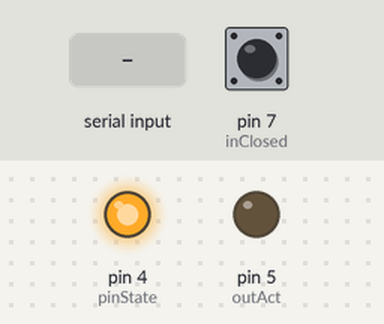
The sketch below on a simulated Arduino Leonardo, built with avr-gcc and run on an emulated ATmega32U4. On the bench: output pins drawn as LEDs (lit = HIGH). Dashed ring = blinking. Inputs (shaded band) come from the test bench; at power-on: pin 7 (inClosed) HIGH.

Above: at 3.2 s.
3.3 s: "Act\n" received over the second serial link
At 4.1 s:
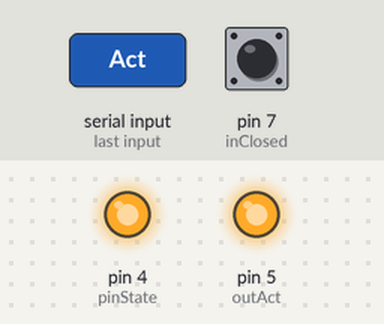
At 4.46 s:
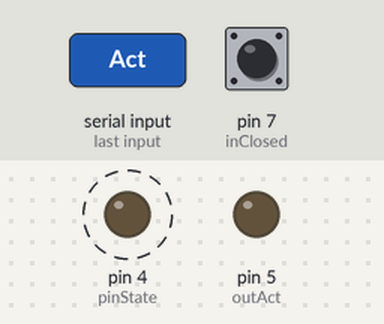
Timing chart, 0 to 6.3 s (numbered marks = the images above; inputs shaded):
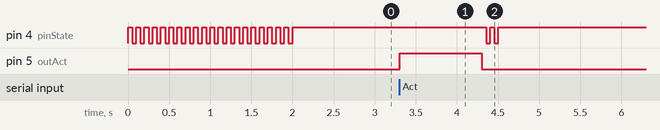

The sketch:

CtrlPorPri.ino
```cpp
#include <SPI.h>
//#include "nRF24L01.h"
//#include "RF24.h"
#include "printf.h"

//Primeira versao
/*23022017 - Retirado codigo de envio via interface nRF24L01 */
//RF24 radio(9, 10);


//const uint64_t pipe = 0xF0F0F0F0E1LL;

int inClosed = 7;
int inOpened = 6;
int outAct   = 5;
int pinState = 4;


/*struct
{
  int iOpened;
  int iClosed;
  int iOutAct;
}
Dados;*/


String inputString = "";
bool bIniciou = false;

void setup()
{
  pinMode(inClosed, INPUT_PULLUP);
  pinMode(inOpened, INPUT_PULLUP);
  pinMode(outAct, OUTPUT);
  pinMode(pinState,OUTPUT);

  attachInterrupt(digitalPinToInterrupt(inClosed), Action, CHANGE);
  attachInterrupt(digitalPinToInterrupt(inOpened), Action, CHANGE);
  digitalWrite(outAct, LOW);
  digitalWrite(pinState, LOW);
  /*radio.begin();
  radio.openReadingPipe(1, pipe);
  radio.startListening();*/
  Serial1.begin(9600);
  //Serial.begin(9600);
  //printf_begin();

  /*if (Serial)
    printf("Iniciando versao 1.0.0 \r\n");*/

  while (!Serial1);

  inputString.reserve(200);
  warning(20);
}

void loop()
{
  //Indicar inicialização
  if (!bIniciou)
  {
    bIniciou = true;
    digitalWrite(pinState, HIGH);
  }

  while (Serial1.available())
  {
    char inChar = (char)Serial1.read();
    if (inChar != '\n')
      inputString += inChar;

    if (inChar == '\n')
    {

      if (inputString == "Act")
      {

        /*if (Serial)
          printf("Comando de acionamento do portao recebido do linux...\r\n");*/
        AcionarPortao();
        warning(2);
        digitalWrite(pinState, HIGH);
        //Dados.iOutAct = 1;
        //radio.stopListening();
        //radio.openWritingPipe(pipe);
        //bool ok = radio.write(&Dados,sizeof(Dados));

        //if(!ok && Serial)
          //printf("Falhou envio...\r\n");

        //radio.openReadingPipe(1,pipe);
        //radio.startListening();
      }
      else if ( inputString == "Test"){
         Serial1.println("Testando Arduino Leonardo rodando controle automatico portão");
      }
      else if ( inputString == "version"){
        Serial1.println("version 1.0.0");
      }
      else if (inputString == "getState"){

      }


      inputString = "";
    }
  }
 /*if (radio.available())
  {

    if(Serial)
      printf("radio disponivel\r\n");
    bool done = false;
    while (!done)
    {
      done = radio.read(&Dados, sizeof(Dados));
      if(done)
      {
        if(Serial)
          printf("dados recebidos iOutAct: %d\r\n",Dados.iOutAct);

      }
    }
  }*/


}
void Action()
{

}

void AcionarPortao(){
   digitalWrite(outAct, HIGH);
   delay(1000);
   digitalWrite(outAct, LOW);
}

void warning(int pulses)
{
  for (int i=0;i<pulses;i++)
  {
   digitalWrite(pinState, HIGH);
   delay(50);
   digitalWrite(pinState, LOW);
   delay(50);
  }

}
```

printf.h
```cpp
// (licence header left out)
/**
 * @file printf.h
 *
 * Setup necessary to direct stdout to the Arduino Serial library, which
 * enables 'printf'
 */

#ifndef __PRINTF_H__
#define __PRINTF_H__

#ifdef ARDUINO

int serial_putc( char c, FILE * )
{
  Serial.write( c );

  return c;
}

void printf_begin(void)
{
  fdevopen( &serial_putc, 0 );
}

#else
#error This example is only for use on Arduino.
#endif // ARDUINO

#endif // __PRINTF_H__
```

Measured:
- after the input at 3.3 s, pin 4 (pinState): alternates HIGH for 0.05 s and LOW for 0.05 s, 4 changes in all, then stays HIGH, starting after 1.1 s; pin 5 (outAct): LOW → HIGH at once, → LOW 1.0 s later
- by itself, pin 4 (pinState): alternates HIGH for 0.05 s and LOW for 0.05 s, 40 changes in all, then stays HIGH
